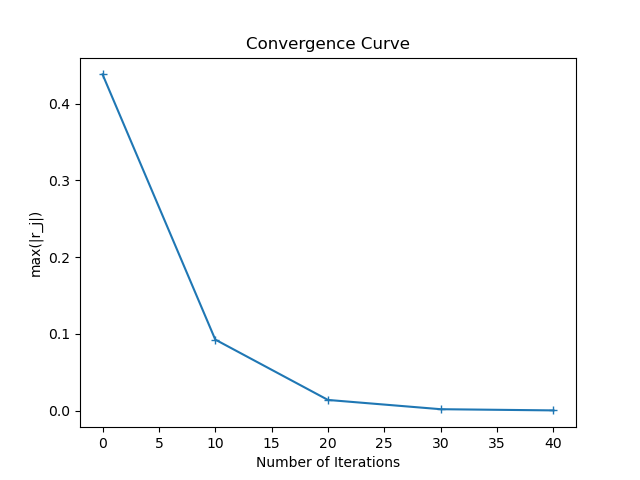

This chart was generated by the following Python code:
from numpy import *
N = 64
L = 1
h = L/N
phi = zeros(N+1)
f = array([sin(pi*i*h)/2 + sin(16*pi*i*h)/2 for i in range(0,N+1)])

def smoothing(phi,f,h)->array:
    N = len(phi)-1
    res = zeros(N+1)
    for j in range(1,N):
        phi[j+1]
        res[j] = (phi[j+1]+res[j-1]-h**2*f[j])/2
    return res

def restriction(r)->array:
    N = int((len(r)-1)/2)
    res = zeros(N+1)
    for j in range(2,N+1):
        res[j-1] = (r[2*j-3]+2*r[2*j-2]+r[2*j-1])/4
    return res

def prolongation(eps)->array:
    N = (len(eps)-1)*2
    res = zeros(N+1)
    for j in range(2,N+1,2):
        res[j-1] = (eps[int(j/2-1)]+eps[int(j/2)])/2
    for j in range(1,N+2,2):
        res[j-1] = eps[int((j+1)/2-1)]
    return res

def residual(phi,f,h)->array:
    N = len(phi)-1
    res = zeros(N+1)
    res[1:N] = f[1:N]-(phi[0:N-1]-2*phi[1:N]+phi[2:N+1])/h**2
    return res

def V_Cycle(phi,f,h):
    phi = smoothing(phi,f,h)
    r = residual(phi,f,h)
    rhs = restriction(r)
    eps = zeros(len(rhs))
    if len(eps)-1 == 2:
        eps = smoothing(eps,rhs,2*h)
    else:
        eps = V_Cycle(eps,rhs,2*h)
    phi = phi + prolongation(eps)
    phi = smoothing(phi,f,h)
    return phi

resi = []
for cnt in range(0,1001):
    phi = V_Cycle(phi,f,h)
    r = residual(phi,f,h)

    r_disp = max(abs(r))
    resi.append(r_disp)
    print("cnt: {}  r_disp: {}\n".format(cnt,r_disp))
    if max(abs(r)) < 0.001:
        print("converge at {} iterations".format(cnt*10))
        break

import matplotlib.pyplot as plt
import matplotlib
matplotlib.use('Agg')  # 使用非GUI后端
plt.figure()
plt.plot(arange(len(resi))*10,resi,'+-')
plt.xlabel('Number of Iterations')
plt.ylabel('max(|r_j|)')
plt.title('Convergence Curve')
plt.savefig('mg.png')